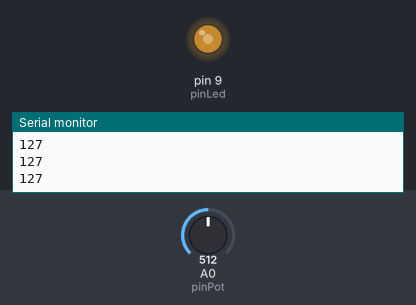
A sketch run on a simulated Arduino Uno, built with avr-gcc and run on an emulated ATmega328P. Parts: output pins drawn as LEDs (lit = HIGH), the last lines printed to the serial monitor. The inputs (shaded band) are chosen by the test bench; at power-on: A0 (pinPot) = 512.

Above: at 1.2 s.
1.3 s: A0 (pinPot) set to 716
At 2.4 s:
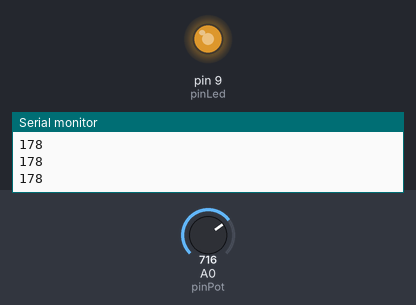
2.8 s: A0 (pinPot) set to 900
At 3.6 s:
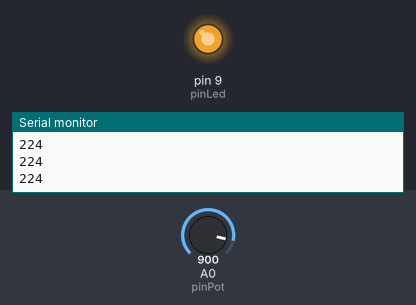
4.3 s: A0 (pinPot) set to 122
At 4.7 s:
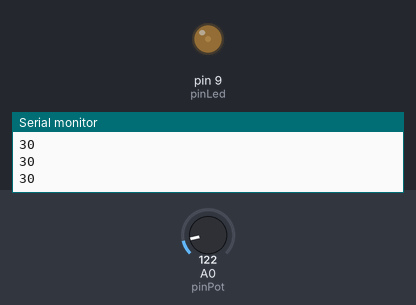
5.8 s: A0 (pinPot) set to 0
At 7.0 s:
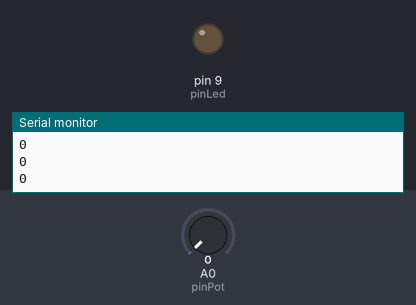
7.3 s: A0 (pinPot) set to 511
At 8.1 s:
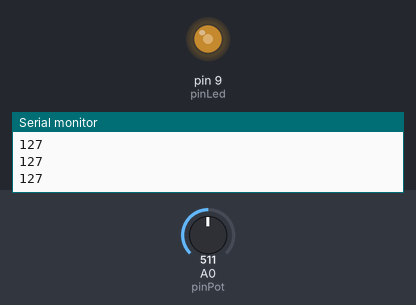
Timing chart, 0 to 9.8 s (numbered marks = the images above; inputs shaded):
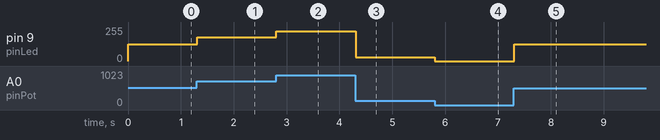

Measured:
- after the input at 1.3 s, pin 9 (pinLed): 127/255 → 178/255 at once
- after the input at 2.8 s, pin 9 (pinLed): 178/255 → 224/255 at once
- after the input at 4.3 s, pin 9 (pinLed): 224/255 → 30/255 at once
- after the input at 5.8 s, pin 9 (pinLed): 30/255 → 0/255 at once
- after the input at 7.3 s, pin 9 (pinLed): 0/255 → 127/255 at once

The sketch:

LEDcb1.ino
```cpp
const int pinPot = A0;
const int pinLed = 9; // dipasang pada pin ~9 dsb jika ingin LED mati/nyala perlahan bisa diganti ke pin 8 dsb jika ingin LED matinyala langsung
int nilaiPot = 0; // berfungsi menampung nilai analog dari pin A0
int kecerahan;

void setup() {
  // put your setup code here, to run once:
  Serial.begin(9600);
  pinMode(pinPot, INPUT);
  pinMode(pinLed, OUTPUT);
}

void loop() {
  // put your main code here, to run repeatedly:
  nilaiPot = analogRead(pinPot);// menyimpan nilai pinPot(A0) ke variabel nilai pot
  kecerahan = map(nilaiPot, 0, 1023, 0, 255);
  Serial.println(kecerahan);
  analogWrite(pinLed, kecerahan);
}
```
